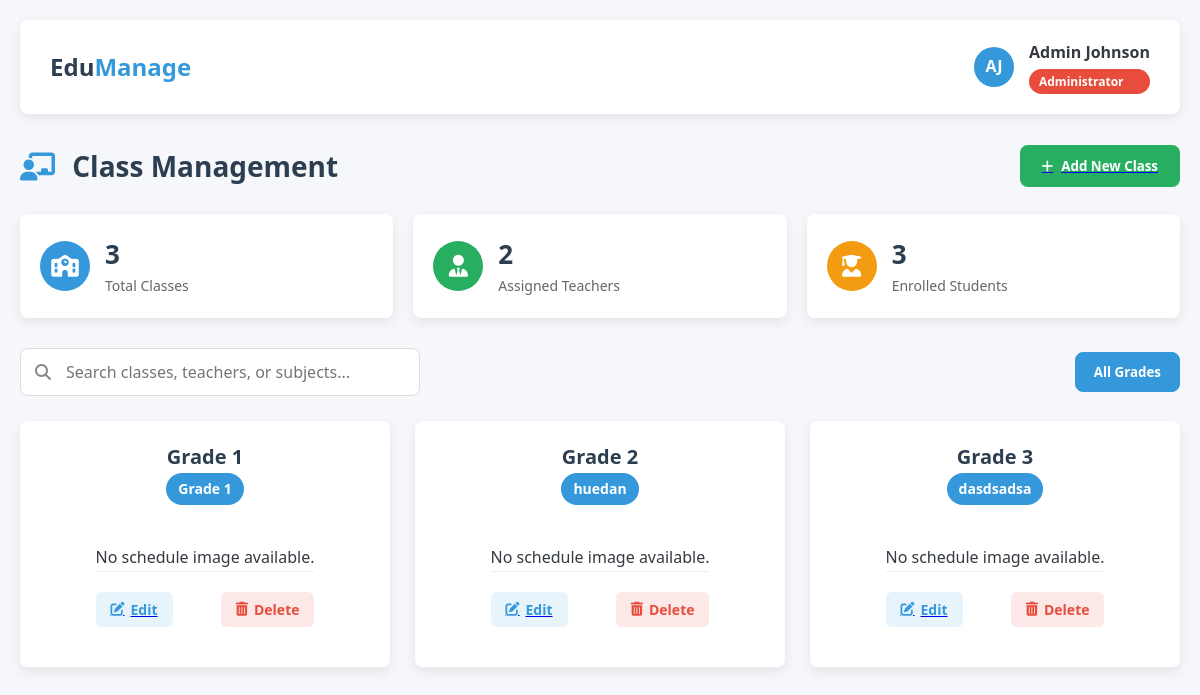
Before: /classes/classes_list/ (signed in) with the older database file.
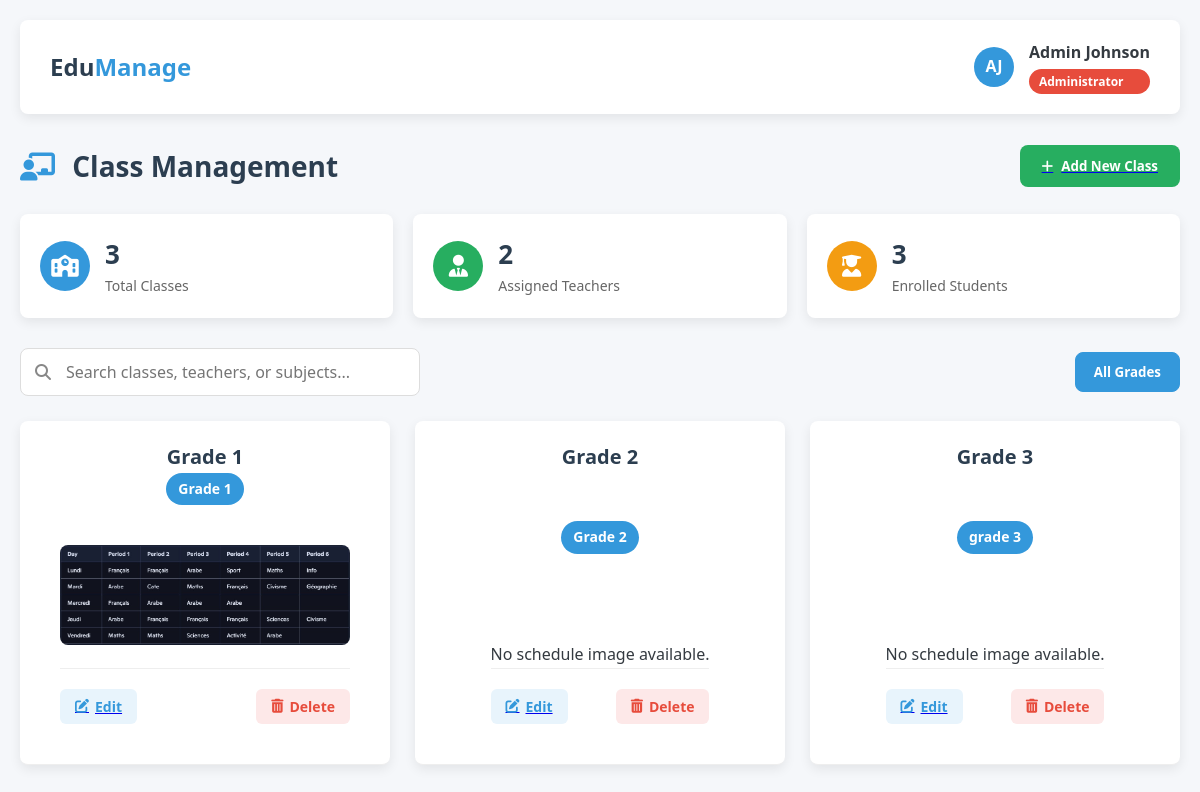
After: the same page with the newer database file.
### classes/models.py (models this page shows, shortened)
class Class(models.Model):
    name = models.CharField(max_length=100)
    description = models.TextField(blank=True, null=True)
    schedule_image = models.ImageField(upload_to='class_schedules/', blank=True, null=True)
    created_at = models.DateTimeField(auto_now_add=True)
    updated_at = models.DateTimeField(auto_now=True)
    class Meta:
        verbose_name = 'Class'
        verbose_name_plural = 'Classes'

### classes/views.py (the view)
# urls.py: path('classes_list/',views.class_list,name="class_list"),
@login_required
def class_list(request):
    classes = Class.objects.all().order_by('name')
    teacher_count = TeacherProfile.objects.all().count()
    student_count = StudentProfile.objects.all().count()
    context = {
        'classes': classes,
        'count': classes.count(),
        'teacher_count':teacher_count,
        'student_count':student_count,
    }
    return render(request, 'classes/class_list.html', context)

### templates/classes/class_list.html (shortened to what this page needs)
<!DOCTYPE html>
<html lang="en">
<head>
    <link rel="stylesheet" href="https://cdnjs.cloudflare.com/ajax/libs/font-awesome/6.4.0/css/all.min.css">
</head>
<body>
    <div class="container">
        <header class="header">
            <div class="logo-container">
                <div class="logo">Edu<span>Manage</span></div>
            </div>
            <div class="user-info">
                <div class="user-avatar">AJ</div>
                <div class="user-details">
                    <h3>Admin Johnson</h3>
                    <div class="admin-badge">Administrator</div>
                </div>
            </div>
        </header>
        <div class="page-title">
            <h1><i class="fas fa-chalkboard-teacher"></i> Class Management</h1>
            <a href="{% url 'admin:classes_class_add' %}">
                <button class="add-btn" id="addClassBtn">
                    <i class="fas fa-plus"></i> Add New Class
                </button>
            </a>
        </div>
        <div class="stats-container">
            <div class="stat-card">
                <div class="stat-icon classes">
                    <i class="fas fa-school"></i>
                </div>
                <div class="stat-details">
                    <h3 id="totalClasses">{{count}}</h3>
                    <p>Total Classes</p>
                </div>
            </div>
            <div class="stat-card">
                <div class="stat-icon teachers">
                    <i class="fas fa-user-tie"></i>
                </div>
                <div class="stat-details">
                    <h3 id="totalTeachers">{{teacher_count}}</h3>
                    <p>Assigned Teachers</p>
                </div>
            </div>
            <div class="stat-card">
                <div class="stat-icon students">
                    <i class="fas fa-user-graduate"></i>
                </div>
                <div class="stat-details">
                    <h3 id="totalStudents">{{student_count}}</h3>
                    <p>Enrolled Students</p>
                </div>
            </div>
        </div>
        <div class="controls">
            <div class="search-container">
                <i class="fas fa-search"></i>
                <input type="text" class="search-input" id="searchInput" placeholder="Search classes, teachers, or subjects...">
            </div>
            <div class="filter-container">
                <button class="filter-btn active" data-filter="all">All Grades</button>
            </div>
        </div>
        <div class="class-grid" id="classGrid">
            {% for classes in classes %}
            <div class="class-header class-card" style="flex-direction: column;">
                        <div class="class-title" >{{classes.name}}</div>
                        <div class="class-grade">{{classes.description}}</div>
                    <div class="class-body">
                        {% if classes.schedule_image %}
                        <img src="{{classes.schedule_image.url}}" alt="Class Schedule" style="width:100%; border-radius:8px; margin-bottom:15px;">
                        {% else %}
                        <p>No schedule image available.</p>
                        {% endif %}
                        <div class="class-actions " >
                            <a href="{%url 'class_edit' id=classes.id%}"><button class="action-btn edit-btn">
                                <i class="fas fa-edit"></i> Edit
                            </button></a>
                            <button class="action-btn delete-btn" >
                                <i class="fas fa-trash-alt"></i> Delete
                            </button>
                        </div>
                    </div>
            </div>
                    {%endfor%}
        </div>
    </div>
</body>
</html>

Changed rows visible on the page:
changed Class "Grade 1": schedule_image: picture added; no longer shows "No schedule image available."
changed Class "Grade 2": description "huedan" → "Grade 2"
changed Class "Grade 3": description "dasdsadsa" → "grade 3"
